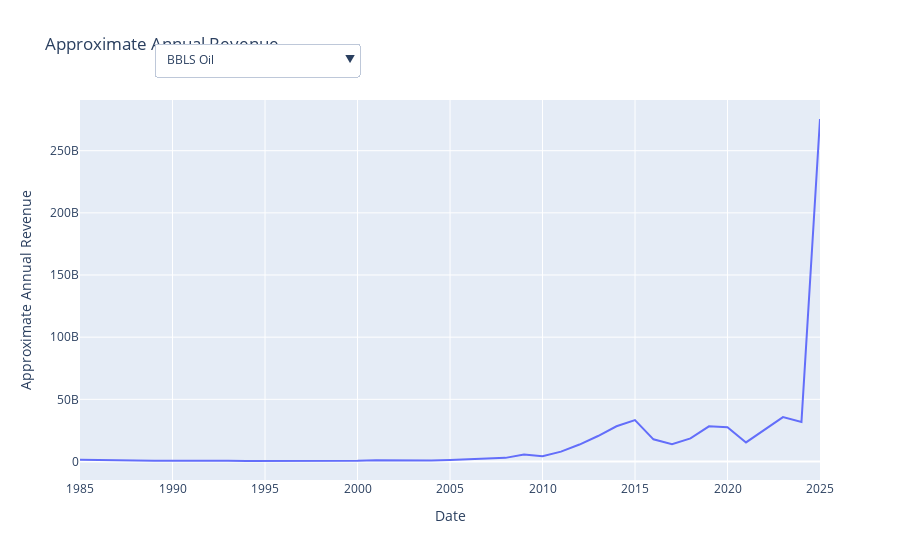

Write notebook code for a chart like this one.
### Code cell
import plotly.express as px
from pandas.api.types import is_numeric_dtype

plot_df = annual.loc["1984":]
last_index = plot_df.index[-1]
# approximate 2024 revenues
names = ["BBLS Oil", "BBLS Per Well", "Approximate Annual Revenue"]
for name in names:
    plot_df.loc[last_index, name] = plot_df.loc[last_index, name] * (12/7)


fig = px.line(plot_df, x=plot_df.index, 
              y=names[-1], 
              title=names[-1])
initial_hovertemplate = f"%{{x}}<br>%{{yaxis.title.text}}: %{{y}}"
fig.update_traces(hovertemplate=initial_hovertemplate)

y_buttons = []
for col in plot_df.columns:
    if is_numeric_dtype(plot_df[col]):
        y_buttons.append(
            dict(
                args=[
                    {"y": [plot_df[col].dropna(axis = 0)]},
                    {"yaxis.title.text": col,
                     "title": col,
                    }                     
                ],
                label=col,
                method="update"
            )
        )
fig.update_layout(
    updatemenus=[
        dict(
            buttons=y_buttons,
            direction="down",
            showactive=True,
            x=0.1,
            xanchor="left",
            y=1.15,
            yanchor="top"
        )
    ]
)

fig.write_html("outputs/NDOilProduction/EstimatedOilRevenue.html")
fig.show()
